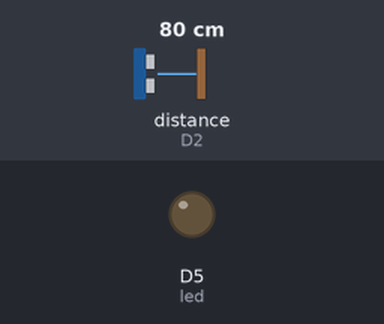
Recording of a sketch running on a simulated ESP8266 (NodeMCU). Parts: output pins drawn as LEDs (lit = HIGH). Wiring (inferred from the names in the program): ultrasonic range finder: trigger D1; echo D2. Dashed ring = blinking. The test bench sets the inputs (shaded band); at power-on: distance to the obstacle (sensor on D2) 80 cm. The echo pulse lasts 58.3 µs per cm; pins used as bus, display or sensor lines are not drawn.

Above: at 1.2 s.
1.3 s: distance to the obstacle (sensor on D2) set to 12 cm
2.8 s: distance to the obstacle (sensor on D2) set to 9 cm
At 2.95 s:
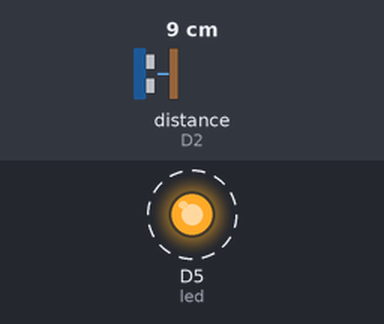
5.8 s: distance to the obstacle (sensor on D2) set to 18 cm
At 6.5 s:
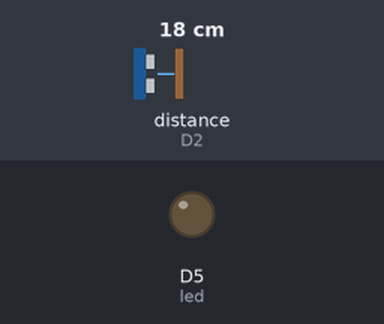
7.3 s: distance to the obstacle (sensor on D2) set to 2 cm
At 7.45 s:
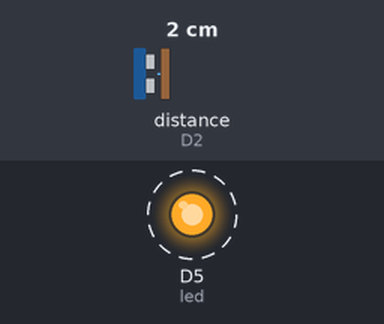
Timing chart, 0 to 11.3 s (numbered marks = the images above; inputs shaded):
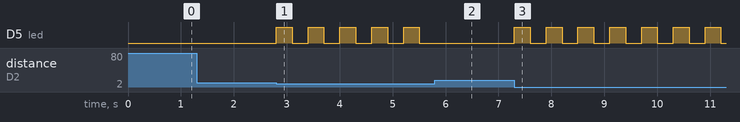

The sketch:

SmartDustbin.ino
```cpp
#define trigPin D1
#define echoPin D2
#define led D5

long duration;
int distance;

void setup() {
  pinMode(trigPin, OUTPUT);
  pinMode(echoPin, INPUT);
  pinMode(led, OUTPUT);
}

void loop() {
  digitalWrite(trigPin, LOW);
  delayMicroseconds(2);
  digitalWrite(trigPin, HIGH);
  delayMicroseconds(10);
  digitalWrite(trigPin, LOW);

  duration = pulseIn(echoPin, HIGH);
  distance = duration * 0.034 / 2;

  if (distance < 10) {
    digitalWrite(led, HIGH);
    delay(300);
    digitalWrite(led, LOW);
    delay(300);
  } else {
    digitalWrite(led, LOW);
  }
}
```

Measured:
- the behaviour switches between 11 and 10 cm on distance to the obstacle (sensor on D2) (found by bisection; images 0 and 1)
- after the input at 1.3 s, every drawn part: stays the same
- after the input at 2.8 s, D5 (led): alternates HIGH for 0.30 s and LOW for 0.30 s, starting at once
- after the input at 5.8 s, D5 (led): stops changing and stays LOW
- after the input at 7.3 s, D5 (led): alternates HIGH for 0.30 s and LOW for 0.30 s, starting at once
